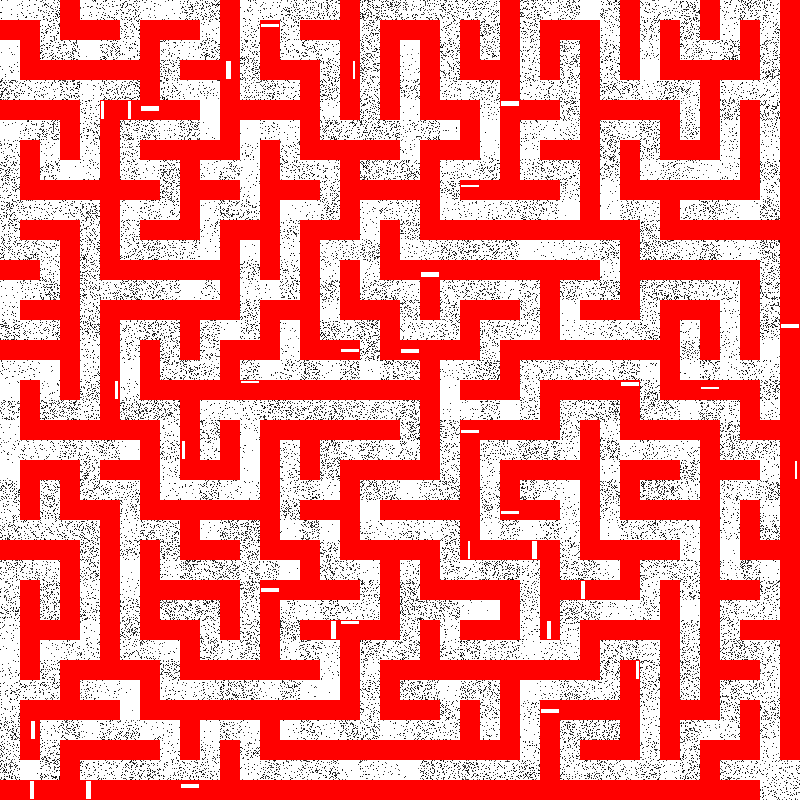
#> input picture mazes/maze_01.png, 800 x 800 px, found by its file name; its folder holds 4 pictures in this run
$ python clean.py
#> lines starting #> are read from the running program, lines starting #| are printed output that depends on the picture; after the words box and inside, x2 and y2 are one past the last pixel; in counts of white or black regions, pixels touching at a corner belong together
import cv2
import numpy as np
import os

input_folder = r"D:\ProjectX\T1\X task 1 Windows\mazes"
output_folder = r"D:\ProjectX\T1\X task 1 Windows\cleaned"
os.makedirs(output_folder, exist_ok=True)
for filename in os.listdir(input_folder):
    if not filename.lower().endswith(".png"):
        continue
    input_path = os.path.join(input_folder, filename)
    img = cv2.imread(input_path)
#> img is the input picture: shape (800, 800, 3); mean B, G, R 115, 115, 241.4
    if img is None:
        continue
    hsv = cv2.cvtColor(img, cv2.COLOR_BGR2HSV)
#> hsv: shape (800, 800, 3); mean H, S, V 0, 126.3, 241.4
    lower1 = np.array([0, 100, 100])
    upper1 = np.array([10, 255, 255])
    lower2 = np.array([170, 100, 100])
    upper2 = np.array([180, 255, 255])
    mask1 = cv2.inRange(hsv, lower1, upper1)
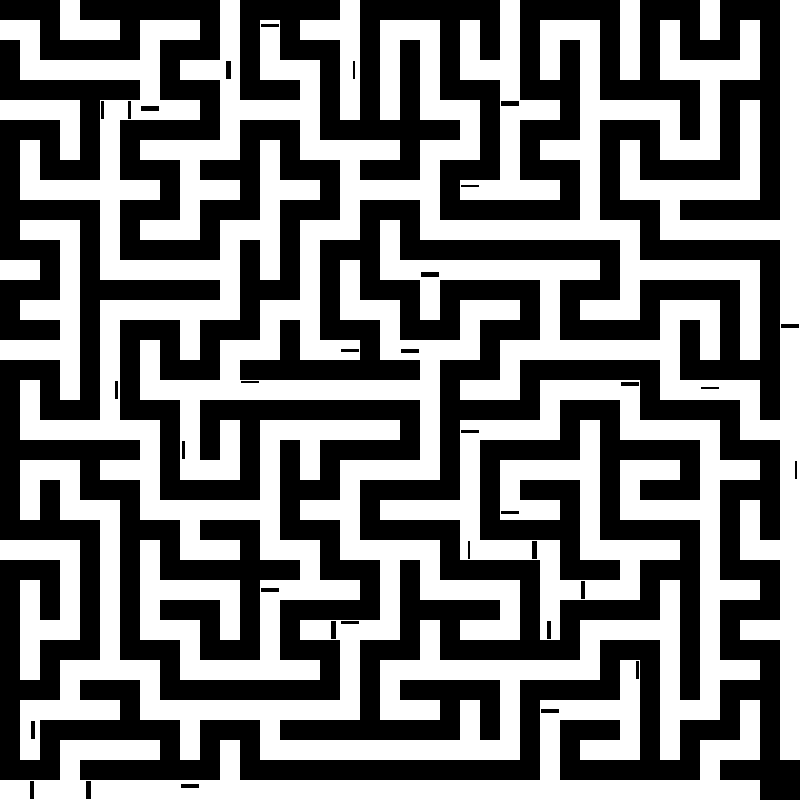
#> mask1: shape (800, 800); 49.5% white; 13 white regions, largest, box (x1, y1, x2, y2) and area: (20, 0, 760, 760) 161374, (0, 20, 400, 680) 55676, (380, 0, 800, 760) 43766
    mask2 = cv2.inRange(hsv, lower2, upper2)
#> mask2: shape (800, 800); every value is 0
    mask = cv2.bitwise_or(mask1, mask2)
    cv2.imwrite(os.path.join(output_folder, filename), mask)
    print(f"Processed {filename}")
#> pass 2 of the loop `for filename in os.listdir(input_folder):`:
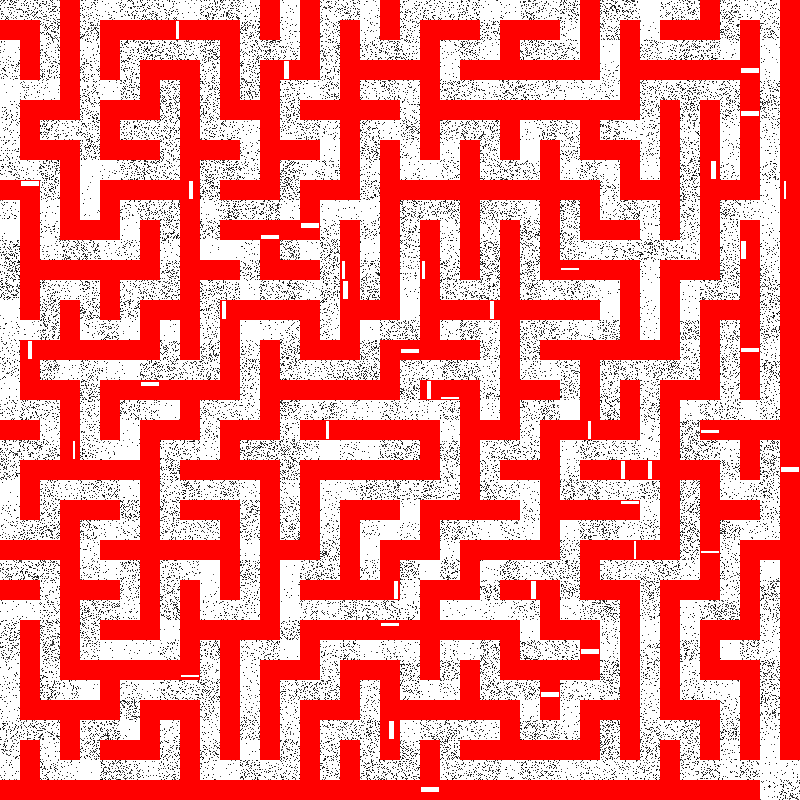
#> input picture mazes/maze_02.png, 800 x 800 px, found by its file name
#> img is the input picture: shape (800, 800, 3); mean B, G, R 115, 115, 241.1
#> hsv: shape (800, 800, 3); mean H, S, V 0, 126.1, 241.1
#> `mask1 = cv2.inRange(hsv, lower1, upper1)`:
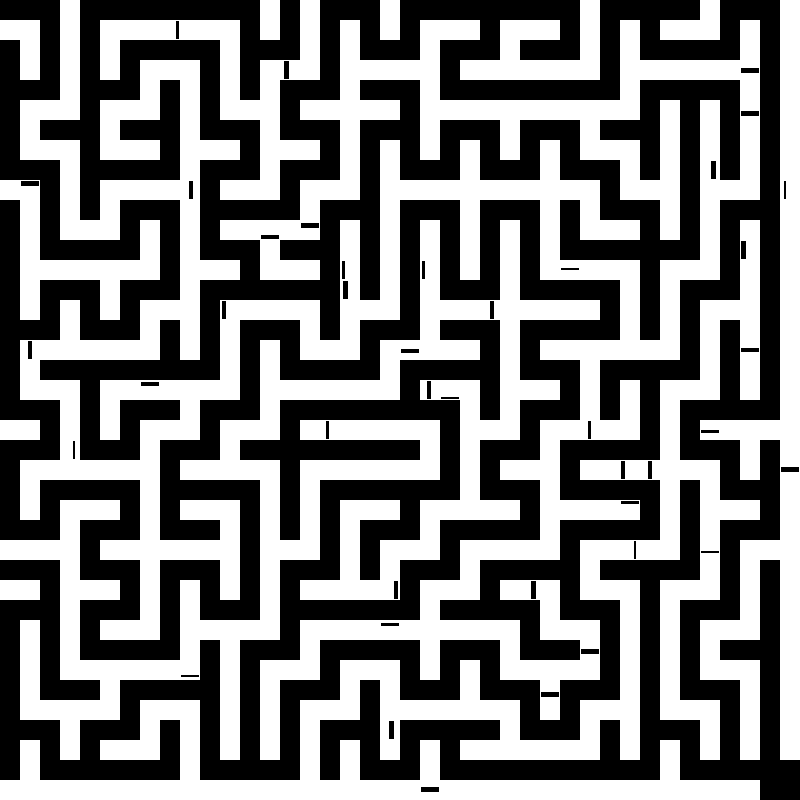
#> mask1: shape (800, 800); 49.4% white; 13 white regions, largest, box (x1, y1, x2, y2) and area: (20, 0, 760, 760) 137832, (0, 220, 600, 760) 61932, (0, 220, 760, 800) 61842
#> pass 3 of the loop `for filename in os.listdir(input_folder):`:
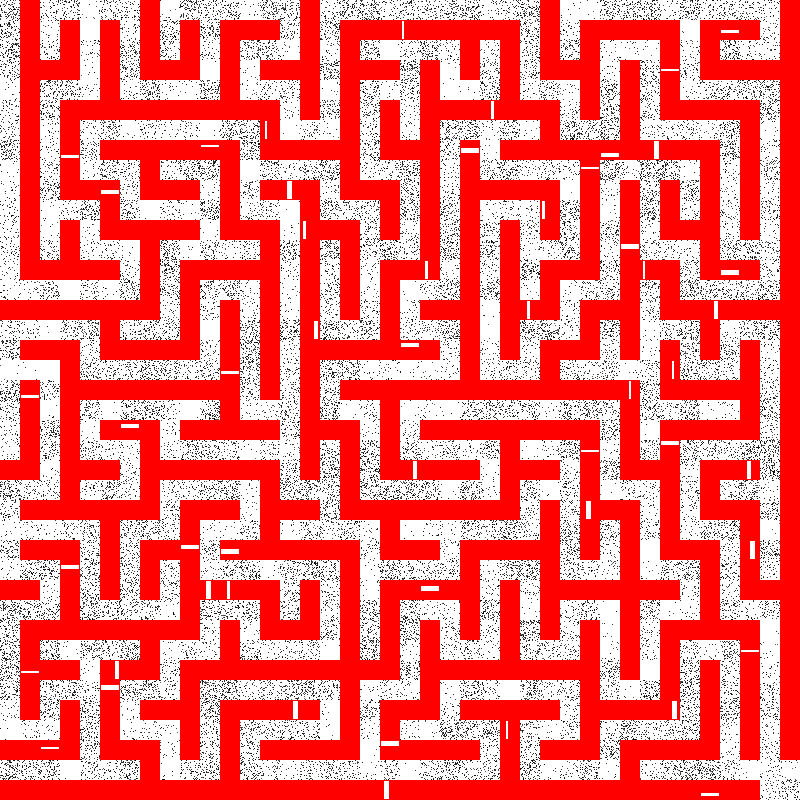
#> input picture mazes/maze_03.png, 800 x 800 px, found by its file name
#> img is the input picture: shape (800, 800, 3); mean B, G, R 115.8, 115.8, 241.7
#> hsv: shape (800, 800, 3); mean H, S, V 0, 125.9, 241.7
#> `mask1 = cv2.inRange(hsv, lower1, upper1)`:
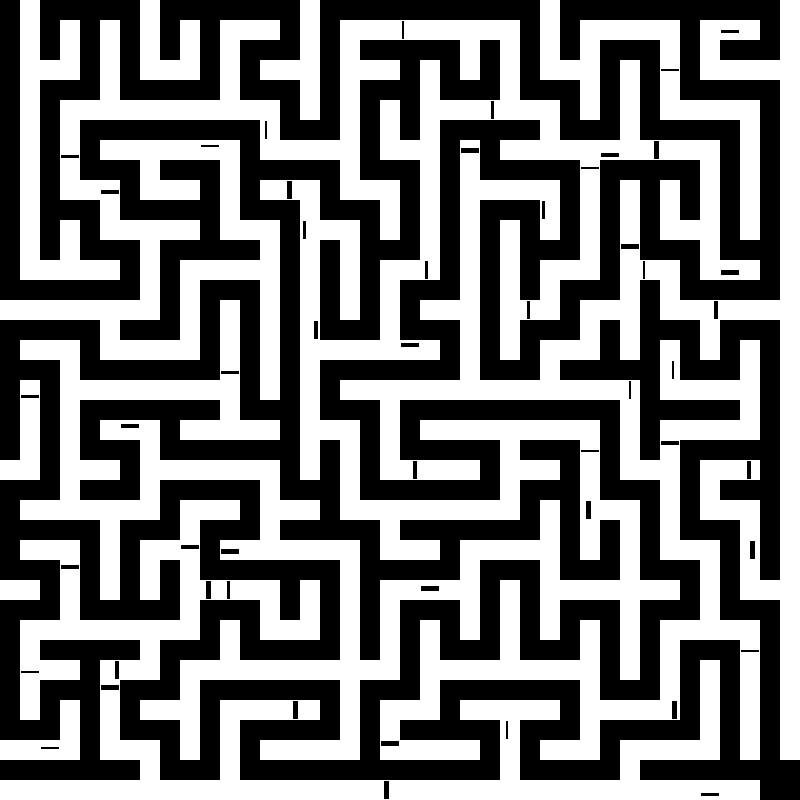
#> mask1: shape (800, 800); 49.4% white; 10 white regions, largest, box (x1, y1, x2, y2) and area: (0, 20, 760, 760) 153796, (340, 0, 800, 760) 83010, (0, 500, 760, 800) 46444
#> the loop made 4 passes; the first 3 are shown
